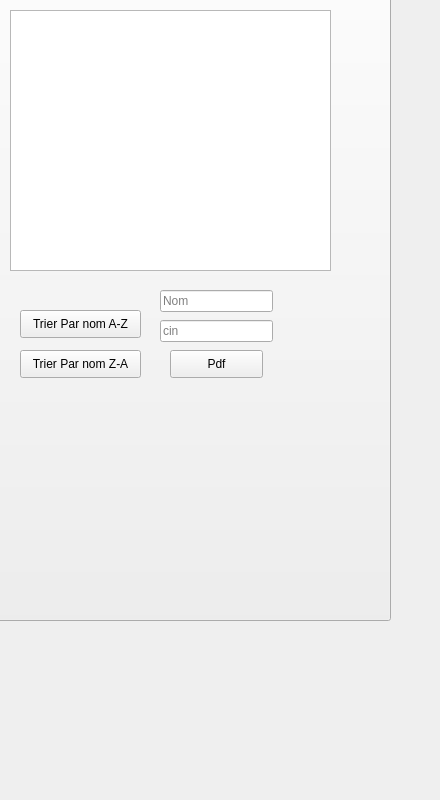
      <widget class="QWidget" name="tab_18">
       <attribute name="title">
        <string>Afficher</string>
       </attribute>
       <widget class="QPushButton" name="pushButton_18">
        <property name="geometry">
         <rect>
          <x>-40</x>
          <y>-170</y>
          <width>431</width>
          <height>791</height>
         </rect>
        </property>
        <property name="text">
         <string/>
        </property>
        <property name="icon">
         <iconset>
          <normaloff>../Creator The Podcast (6).png</normaloff>../Creator The Podcast (6).png</iconset>
        </property>
        <property name="iconSize">
         <size>
          <width>1000</width>
          <height>1000</height>
         </size>
        </property>
       </widget>
       <widget class="QTableView" name="tableinvite">
        <property name="geometry">
         <rect>
          <x>10</x>
          <y>10</y>
          <width>321</width>
          <height>261</height>
         </rect>
        </property>
       </widget>
       <widget class="QPushButton" name="tri1">
        <property name="geometry">
         <rect>
          <x>20</x>
          <y>310</y>
          <width>121</width>
          <height>28</height>
         </rect>
        </property>
        <property name="text">
         <string>Trier Par nom A-Z</string>
        </property>
       </widget>
       <widget class="QPushButton" name="tri2">
        <property name="geometry">
         <rect>
          <x>20</x>
          <y>350</y>
          <width>121</width>
          <height>28</height>
         </rect>
        </property>
        <property name="text">
         <string>Trier Par nom Z-A</string>
        </property>
       </widget>
       <widget class="QLineEdit" name="nomm">
        <property name="geometry">
         <rect>
          <x>160</x>
          <y>290</y>
          <width>113</width>
          <height>22</height>
         </rect>
        </property>
        <property name="placeholderText">
         <string>Nom</string>
        </property>
       </widget>
       <widget class="QLineEdit" name="cinn">
        <property name="geometry">
         <rect>
          <x>160</x>
          <y>320</y>
          <width>113</width>
          <height>22</height>
         </rect>
        </property>
        <property name="placeholderText">
         <string>cin</string>
        </property>
       </widget>
       <widget class="QPushButton" name="pdfI">
        <property name="geometry">
         <rect>
          <x>170</x>
          <y>350</y>
          <width>93</width>
          <height>28</height>
         </rect>
        </property>
        <property name="text">
         <string>Pdf</string>
        </property>
       </widget>
      </widget>
